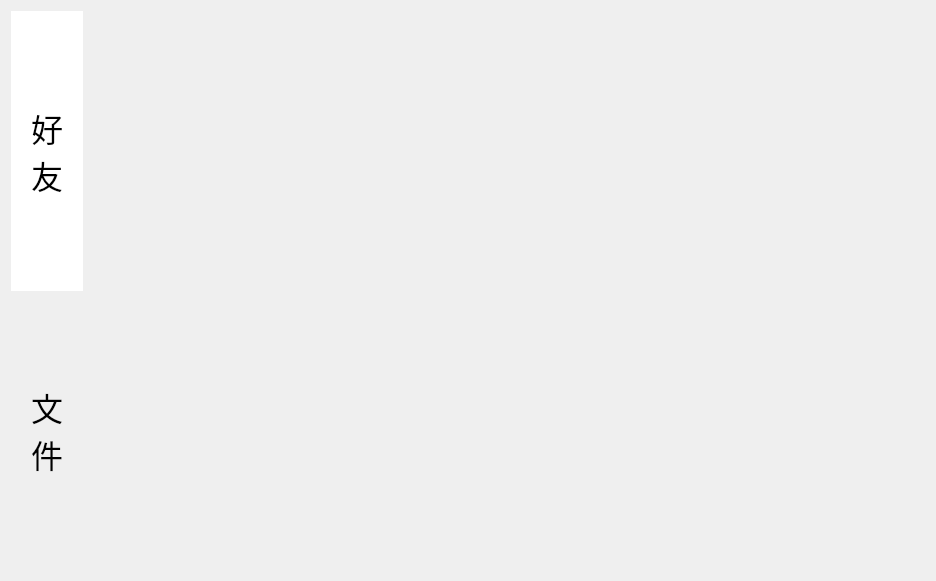
<?xml version="1.0" encoding="UTF-8"?>
<ui version="4.0">
 <class>Index</class>
 <widget class="QWidget" name="Index">
  <property name="geometry">
   <rect>
    <x>0</x>
    <y>0</y>
    <width>936</width>
    <height>581</height>
   </rect>
  </property>
  <property name="windowTitle">
   <string>Form</string>
  </property>
  <layout class="QHBoxLayout" name="horizontalLayout">
   <property name="spacing">
    <number>0</number>
   </property>
   <item>
    <layout class="QVBoxLayout" name="verticalLayout">
     <property name="spacing">
      <number>0</number>
     </property>
     <item>
      <widget class="QPushButton" name="friend_PB">
       <property name="sizePolicy">
        <sizepolicy hsizetype="Minimum" vsizetype="Expanding">
         <horstretch>0</horstretch>
         <verstretch>0</verstretch>
        </sizepolicy>
       </property>
       <property name="font">
        <font>
         <family>Agency FB</family>
         <pointsize>24</pointsize>
        </font>
       </property>
       <property name="styleSheet">
        <string notr="true">border:none;
background-color: rgb(255, 255, 255);
padding:20px;</string>
       </property>
       <property name="text">
        <string>好
友</string>
       </property>
      </widget>
     </item>
     <item>
      <widget class="QPushButton" name="file_PB">
       <property name="sizePolicy">
        <sizepolicy hsizetype="Minimum" vsizetype="Expanding">
         <horstretch>0</horstretch>
         <verstretch>0</verstretch>
        </sizepolicy>
       </property>
       <property name="font">
        <font>
         <family>Agency FB</family>
         <pointsize>24</pointsize>
        </font>
       </property>
       <property name="styleSheet">
        <string notr="true">border:none;
background-color: rgba(255, 255, 255, 0);
padding:20px;</string>
       </property>
       <property name="text">
        <string>文
件</string>
       </property>
      </widget>
     </item>
    </layout>
   </item>
   <item>
    <widget class="QStackedWidget" name="stackedWidget">
     <widget class="Friend" name="friendPage"/>
     <widget class="File" name="filePage"/>
    </widget>
   </item>
  </layout>
 </widget>
 <customwidgets>
  <customwidget>
   <class>Friend</class>
   <extends>QWidget</extends>
   <header>friend.h</header>
   <container>1</container>
  </customwidget>
  <customwidget>
   <class>File</class>
   <extends>QWidget</extends>
   <header>file.h</header>
   <container>1</container>
  </customwidget>
 </customwidgets>
 <resources/>
 <connections/>
</ui>
